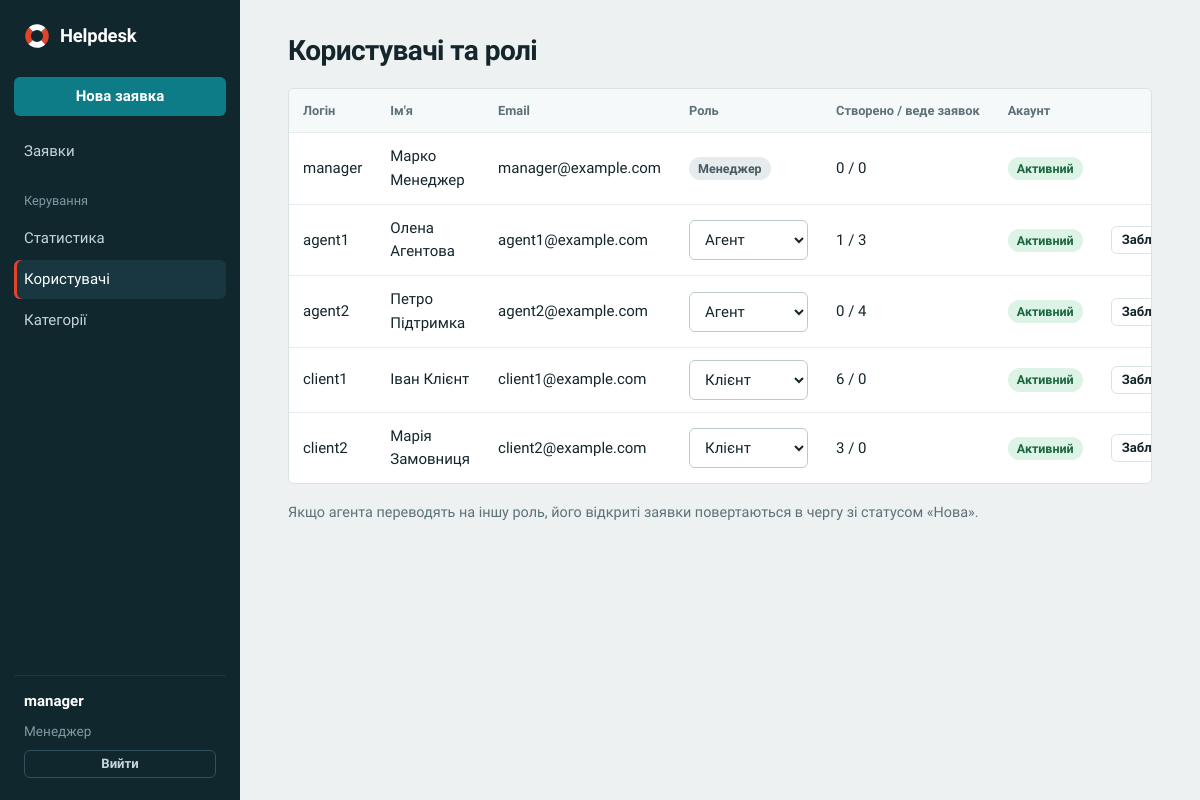
The app's page /manage/users/ (signed in) with its own data.
### accounts/models.py (models this page shows, shortened)
class User(AbstractUser):
    class Role(models.TextChoices):
        CLIENT = "client", "Клієнт"
        AGENT = "agent", "Агент"
        MANAGER = "manager", "Менеджер"
    role = models.CharField("Роль", max_length=10, choices=Role.choices, default=Role.CLIENT)
    phone = models.CharField("Телефон", max_length=30, blank=True)
    bio = models.TextField("Про себе", blank=True)
    @property
    def is_client(self):
        return self.role == self.Role.CLIENT
    @property
    def is_manager(self):
        return self.role == self.Role.MANAGER
    @property
    def display_name(self):
        return self.get_full_name() or self.username

### tickets/views.py (the view)
# urls.py: path("manage/users/", views.manage_users, name="manage_users"),
@role_required("manager")
def manage_users(request):
    return render(request, "manage/users.html", {
        "users": User.objects.annotate(n_created=Count("tickets_created", distinct=True),
                                       n_assigned=Count("tickets_assigned", distinct=True)).order_by("id"),
        "roles": User.Role.choices,
    })

### accounts/permissions.py (called while the page is built)
def role_required(*roles):
    def decorator(view):
        @wraps(view)
        @login_required
        def wrapper(request, *args, **kwargs):
            if request.user.role not in roles:
                raise PermissionDenied
            return view(request, *args, **kwargs)
        return wrapper
    return decorator

### templates/manage/users.html (shortened to what this page needs)
{% extends "base.html" %}
{% block content %}
<h1>Користувачі та ролі</h1>
<div class="table-wrap"><table>
  <tr><th>Логін</th><th>Ім'я</th><th>Email</th><th>Роль</th><th>Створено / веде заявок</th><th>Акаунт</th><th></th></tr>
  {% for u in users %}
  <tr>
    <td>{{ u.username }}</td><td>{{ u.display_name }}</td><td>{{ u.email }}</td>
    <td>{% if u.pk == user.pk %}<span class="badge">{{ u.get_role_display }}</span>
      {% else %}<form class="inline" method="post" action="{% url 'manage_user_role' u.pk %}">{% csrf_token %}
        <select name="role" style="width:auto" onchange="this.form.submit()">
          {% for v, l in roles %}<option value="{{ v }}" {% if u.role == v %}selected{% endif %}>{{ l }}</option>{% endfor %}</select></form>{% endif %}</td>
    <td>{{ u.n_created }} / {{ u.n_assigned }}</td>
    <td><span class="badge {% if u.is_active %}resolved{% else %}rejected{% endif %}">{% if u.is_active %}Активний{% else %}Заблокований{% endif %}</span></td>
    <td>{% if u.pk != user.pk %}<form class="inline" method="post" action="{% url 'manage_user_toggle' u.pk %}">{% csrf_token %}
      <button class="btn secondary sm">{% if u.is_active %}Заблокувати{% else %}Розблокувати{% endif %}</button></form>{% endif %}</td>
  </tr>
  {% endfor %}
</table></div>
<p class="meta">Якщо агента переводять на іншу роль, його відкриті заявки повертаються в чергу зі статусом «Нова».</p>
{% endblock %}

### templates/base.html (shortened to what this page needs)
{% load static %}<!doctype html>
<html lang="uk">
<head>
  <link rel="stylesheet" href="{% static 'style.css' %}">
</head>
<body>
{% with url_name=request.resolver_match.url_name %}
{% if user.is_authenticated %}
<div class="shell">
  <aside class="side">
    <a class="brand" href="{% url 'ticket_list' %}">{% include "_logo.html" %}Helpdesk</a>
    <nav>
      <a class="new" href="{% url 'ticket_create' %}">Нова заявка</a>
      <a href="{% url 'ticket_list' %}" class="{% if url_name == 'ticket_list' or url_name == 'ticket_detail' %}on{% endif %}">{% if user.is_client %}Мої заявки{% else %}Заявки{% endif %}</a>
      {% if user.is_manager %}
        <div class="group">Керування</div>
        <a href="{% url 'manage_stats' %}" class="{% if url_name == 'manage_stats' %}on{% endif %}">Статистика</a>
        <a href="{% url 'manage_users' %}" class="{% if url_name == 'manage_users' %}on{% endif %}">Користувачі</a>
        <a href="{% url 'manage_categories' %}" class="{% if url_name == 'manage_categories' %}on{% endif %}">Категорії</a>
      {% endif %}
    </nav>
    <div class="me">
      <a href="{% url 'profile' %}">{{ user.username }}</a>
      <span class="role">{{ user.get_role_display }}</span>
      <form method="post" action="{% url 'logout' %}">{% csrf_token %}<button class="btn secondary sm">Вийти</button></form>
    </div>
  </aside>
  <main><div class="page">
{% endif %}
    {% block content %}{% endblock %}
{% if user.is_authenticated %}
  </div></main>
</div>
{% else %}
    </div>
    <div style="margin-bottom:auto"></div>
  </section>
</div>
{% endif %}
{% endwith %}
</body>
</html>

### static/style.css (style rules this page uses)
:root { --bg:#edf1f2; --surface:#fff; --ink:#14262c; --muted:#5d7178; --line:#d9e2e4; --line-soft:#e8eef0; --sea:#10272e; --sea-2:#183741; --sea-ink:#c5d6da; --sea-mute:#7f9aa1; --accent:#0d7c86; --accent-d:#0a626a; --accent-soft:#dff1f2; --signal:#e0452b; --bad:#c43a24; --radius:6px; --font:"Onest",system-ui,-apple-system,"Segoe UI",Roboto,sans-serif; --s-new:#2f6fd0; --s-new-bg:#e1ecfb; --s-new-ink:#1c4a94; --s-work:#d99a14; --s-work-bg:#fbefcf; --s-work-ink:#7a5208; --s-wait:#8a5bd0; --s-wait-bg:#eee6fa; --s-wait-ink:#573391; --s-done:#2c9a62; --s-done-bg:#dcf3e6; --s-done-ink:#1b6740; --s-closed:#8b9aa0; --s-closed-bg:#e6ebed; --s-closed-ink:#475a61; --s-rej:#c43a24; --s-rej-bg:#fbe3de; --s-rej-ink:#8a2616; }
* { box-sizing:border-box }
html { -webkit-text-size-adjust:100% }
body { margin:0;font-family:var(--font);font-size:15px;line-height:1.55;background:var(--bg);color:var(--ink) }
a { color:var(--accent-d);text-decoration:none }
.shell { display:grid;grid-template-columns:240px minmax(0,1fr);min-height:100vh }
.side { background:var(--sea);color:var(--sea-ink);display:flex;flex-direction:column;padding:22px 14px;position:sticky;top:0;height:100vh }
.brand { display:flex;align-items:center;gap:10px;color:#fff;font-weight:700;font-size:1.15rem;letter-spacing:-.01em;padding:0 10px 22px }
.side nav { display:flex;flex-direction:column;gap:2px }
.side nav a { color:var(--sea-ink);padding:8px 10px;border-radius:var(--radius);display:block }
.side nav a.on { background:var(--sea-2);color:#fff;box-shadow:inset 3px 0 0 var(--signal) }
.side .group { margin:18px 10px 6px;font-size:.8rem;color:var(--sea-mute) }
.side .new { margin:4px 0 14px;background:var(--accent);color:#fff;font-weight:600;text-align:center }
.side .me { margin-top:auto;border-top:1px solid var(--sea-2);padding:14px 10px 0;display:flex;flex-direction:column;gap:8px }
.side .me a { color:#fff;font-weight:600 }
.side .me .role { color:var(--sea-mute);font-size:.85rem }
.side .me .btn { background:transparent;border:1px solid #31515c;color:var(--sea-ink);width:100% }
.side form { margin:0 }
main { padding:34px clamp(18px,4vw,48px) 70px;min-width:0 }
.page { max-width:1080px }
h1 { margin:0 0 20px;font-size:1.75rem;line-height:1.2;letter-spacing:-.02em;font-weight:700 }
.meta { color:var(--muted);font-size:.9rem }
.btn { display:inline-block;border:1px solid var(--accent);border-radius:var(--radius);padding:8px 15px;font:inherit;font-weight:600;font-size:.92rem;cursor:pointer;background:var(--accent);color:#fff;line-height:1.35;text-align:center }
.btn.secondary { background:var(--surface);color:var(--ink);border-color:var(--line) }
.btn.sm { padding:4px 10px;font-size:.82rem }
form.inline { display:inline }
input,select,textarea { width:100%;padding:9px 11px;border:1px solid #bccace;border-radius:var(--radius);font:inherit;background:#fff;color:var(--ink) }
.badge { display:inline-flex;align-items:center;gap:6px;padding:1px 9px;border-radius:999px;font-size:.78rem;font-weight:600;background:var(--s-closed-bg);color:var(--s-closed-ink);white-space:nowrap;line-height:1.7 }
.badge.new,.badge.in_progress,.badge.waiting_client,.badge.resolved,.badge.closed,.badge.rejected { --dot:currentColor }
.badge.resolved { background:var(--s-done-bg);color:var(--s-done-ink) }
.table-wrap { overflow-x:auto;margin-bottom:18px;background:var(--surface);border:1px solid var(--line);border-radius:var(--radius) }
table { width:100%;border-collapse:collapse }
th,td { padding:12px 14px;text-align:left;border-bottom:1px solid var(--line-soft);vertical-align:middle }
th { font-size:.8rem;font-weight:600;color:var(--muted);background:#f6f9f9;white-space:nowrap }
tr:last-child td { border-bottom:0 }
@media (prefers-reduced-motion:no-preference) { .btn,.side nav a { transition:background-color .15s,border-color .15s } }

### records on screen
User: username "manager", role "Менеджер", display_name "Марко Менеджер", email "manager@example.com", n_created "0", n_assigned "0", is_active "Активний"
User: username "agent1", display_name "Олена Агентова", email "agent1@example.com", role "Агент", n_created "1", n_assigned "3", is_active "Активний"
User: username "agent2", display_name "Петро Підтримка", email "agent2@example.com", role "Агент", n_created "0", n_assigned "4", is_active "Активний"
User: username "client1", display_name "Іван Клієнт", email "client1@example.com", role "Клієнт", n_created "6", n_assigned "0", is_active "Активний"
User: username "client2", display_name "Марія Замовниця", email "client2@example.com", role "Клієнт", n_created "3", n_assigned "0", is_active "Активний"
